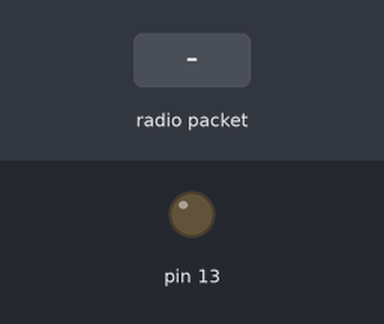
Recording of a sketch running on a simulated Arduino Uno, built with avr-gcc and run on an emulated ATmega328P. Parts: output pins drawn as LEDs (lit = HIGH). Inputs (shaded band) come from the test bench. No radio packets arrive unless stated; what the sketch prints to the serial monitor is not drawn.

Above: at 1.2 s.
1.3 s: radio packet "1" arrives
At 1.4 s:
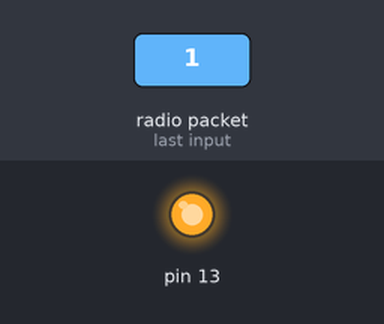
Timing chart, 0 to 4.3 s (numbered marks = the images above; inputs shaded):
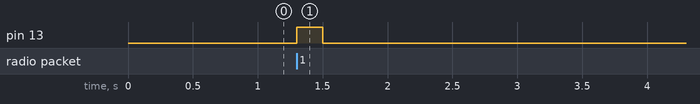

Measured:
- after the input at 1.3 s, pin 13: LOW → HIGH at once, → LOW 0.20 s later

The sketch:

144_RF433_Receive_KT-JSMK-7B.ino
```cpp
//A full description of this module (and many others) can be downloaded at: https://eve_arduino

//Receiver
#include <VirtualWire.h>

byte message[VW_MAX_MESSAGE_LEN];
byte messageLength = VW_MAX_MESSAGE_LEN;

void setup()
{
  Serial.begin(9600);
  pinMode(13, OUTPUT);
  Serial.println("Device is ready");
  vw_set_rx_pin(11);
  vw_setup(2000);
  vw_rx_start();
}

void loop()
{
  if (vw_get_message(message, &messageLength))
  {
    digitalWrite(13, HIGH);
    delay(200);
    digitalWrite(13, LOW);
    Serial.print("Received: ");
    for (int i = 0; i < messageLength; i++)
    {
      Serial.write(message[i]);
    }
    Serial.println();
  }
}
```
